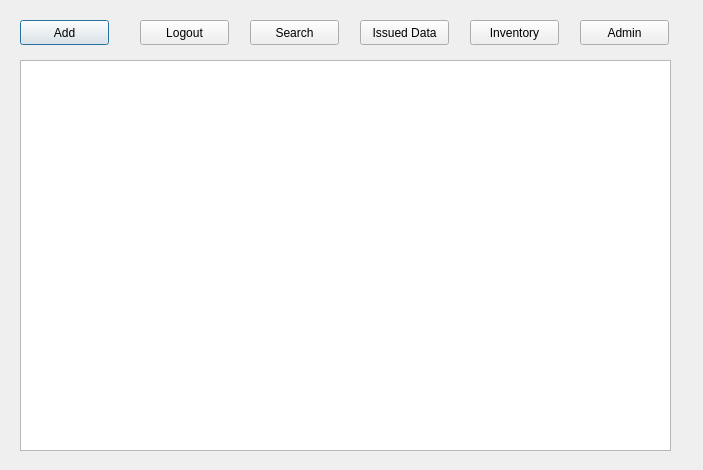
<?xml version="1.0" encoding="UTF-8"?>
<ui version="4.0">
 <class>window</class>
 <widget class="QDialog" name="window">
  <property name="geometry">
   <rect>
    <x>0</x>
    <y>0</y>
    <width>703</width>
    <height>470</height>
   </rect>
  </property>
  <property name="windowTitle">
   <string>Dialog</string>
  </property>
  <widget class="QPushButton" name="Add">
   <property name="geometry">
    <rect>
     <x>20</x>
     <y>20</y>
     <width>89</width>
     <height>25</height>
    </rect>
   </property>
   <property name="text">
    <string>Add</string>
   </property>
  </widget>
  <widget class="QPushButton" name="logout">
   <property name="geometry">
    <rect>
     <x>140</x>
     <y>20</y>
     <width>89</width>
     <height>25</height>
    </rect>
   </property>
   <property name="text">
    <string>Logout</string>
   </property>
  </widget>
  <widget class="QPushButton" name="search">
   <property name="geometry">
    <rect>
     <x>250</x>
     <y>20</y>
     <width>89</width>
     <height>25</height>
    </rect>
   </property>
   <property name="text">
    <string>Search</string>
   </property>
  </widget>
  <widget class="QPushButton" name="refresh">
   <property name="geometry">
    <rect>
     <x>360</x>
     <y>20</y>
     <width>89</width>
     <height>25</height>
    </rect>
   </property>
   <property name="text">
    <string>Issued Data</string>
   </property>
  </widget>
  <widget class="QPushButton" name="inventory">
   <property name="geometry">
    <rect>
     <x>470</x>
     <y>20</y>
     <width>89</width>
     <height>25</height>
    </rect>
   </property>
   <property name="text">
    <string>Inventory</string>
   </property>
  </widget>
  <widget class="QPushButton" name="admin">
   <property name="geometry">
    <rect>
     <x>580</x>
     <y>20</y>
     <width>89</width>
     <height>25</height>
    </rect>
   </property>
   <property name="text">
    <string>Admin</string>
   </property>
  </widget>
  <widget class="QTableView" name="mainWindowView">
   <property name="geometry">
    <rect>
     <x>20</x>
     <y>60</y>
     <width>651</width>
     <height>391</height>
    </rect>
   </property>
  </widget>
 </widget>
 <resources/>
 <connections/>
</ui>
